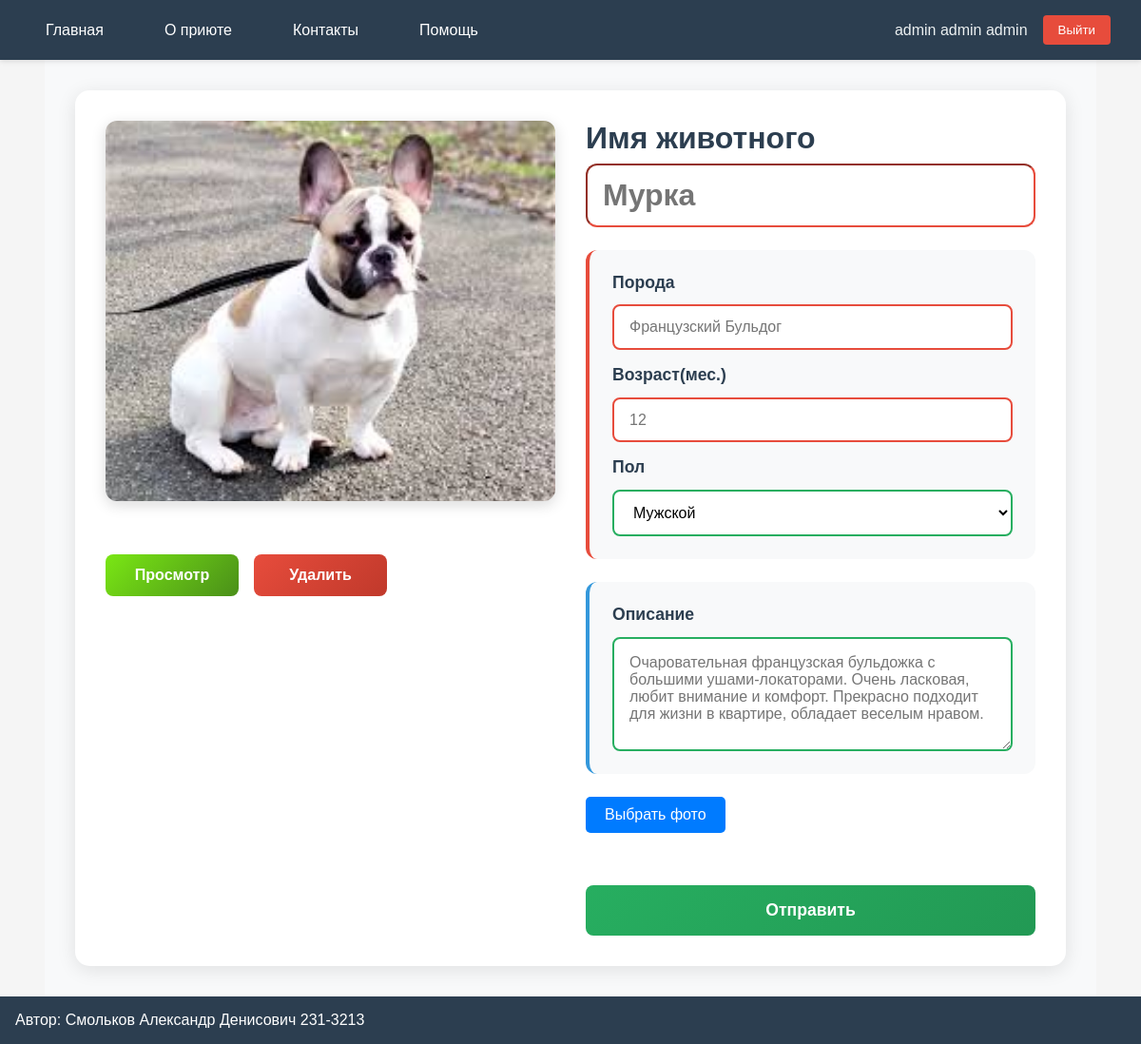
Screenshot of /animal_edit/2 (signed in) with the database file from the repository.
### app/views.py (models this page shows)
class User(Base):
    __tablename__ = "User"
    login: Mapped[str] = mapped_column(String(length=50), primary_key=True, nullable=False)
    password: Mapped[str] = mapped_column(String(length=255), nullable=False)
    last_name: Mapped[str]  = mapped_column(String(length=100), nullable=False)
    first_name: Mapped[str] = mapped_column(String(length=100), nullable=False)
    father_name: Mapped[str] = mapped_column(String(length=100))

class Animal_image(Base):
    __tablename__ = "Animal_image"
    file_name: Mapped[str]  = mapped_column(String(length=255), primary_key=True, nullable=False)
    file_type: Mapped[str]  = mapped_column(String(length=100), nullable=False)
    animal_id: Mapped[int] = mapped_column(ForeignKey("Animal.id"), nullable=False)

class Animal(Base):
    __tablename__ = "Animal"
    id: Mapped[int] = mapped_column(primary_key=True, autoincrement=True)
    name: Mapped[str]  = mapped_column(String(length=100), nullable=False)
    description: Mapped[str] = mapped_column(Text, nullable=False)
    age: Mapped[int] = mapped_column(Integer, nullable=False)
    breed: Mapped[str] = mapped_column(String(length=100), nullable=False)
    sex: Mapped[str] = mapped_column(String(length=10), nullable=False)
    request_count: Mapped[int] = mapped_column(Integer, default=0, nullable=False)
    status: Mapped[str] = mapped_column(String(length=50), nullable=False)

### app/views.py (the view, shortened to what this page needs)
@app.route('/animal_edit/<int:animal_id>', methods=['GET', 'POST'])
@login_required
@role_required('moderator')
def animal_edit(animal_id):
    animal = get_animal_by_id(animal_id)
    error = None
    animal_images = get_animal_images_by_id(animal_id)
    return render_template('animal_edit.html',
                        animal=animal,
                        animal_images=animal_images,
                        get_user_role_by_login=get_user_role_by_login)

### app/views.py (called while the page is built)
def get_user_role_by_login(login):
    try:
        with Session() as session:
            role = session.get(User_role, login)
            if not role:
                return None
            return role.name
    except Exception as e:
        flash(f"Database error: {str(e)}")
        return None

def get_animal_images_by_id(animal_id):
    try:
        with Session() as session:
            animal_images = session.query(Animal_image)#.filter_by(animal_id=animal_id).first()
            res = []
            if not animal_images:
                default_image = Animal_image(
                file_name='default.jpg',
                file_type='jpeg',
                animal_id=animal_id)
                res.append(default_image)
            else:
                for animal_image in animal_images:
                    if animal_image.animal_id == animal_id:
                        res.append(animal_image)
            return res
    except Exception as e:
        flash(f"Database error: {str(e)}")
        return None

def get_user_by_login(login):
    try:
        with Session() as session:
            user = session.get(User, login)
            if not user:
                return None
            return user
    except Exception as e:
        flash(f"Database error: {str(e)}")
        return None

def get_animal_by_id(animal_id):
    try:
        with Session() as session:
            animal = session.get(Animal, animal_id)
            if animal:
                return animal
            else:
                return False
    except Exception as e:
        flash(f"Database error: {str(e)}")
        return False

def role_required(required_role):
    def decorator(f):
        @wraps(f)
        def decorated_function(*args, **kwargs):
            if get_user_role_by_login(current_user.user.login) == required_role or\
                required_role == 'user' and\
                    (get_user_role_by_login(current_user.user.login) == 'moderator' or\
                     get_user_role_by_login(current_user.user.login) == 'admin') or\
                required_role == 'moderator' and get_user_role_by_login(current_user.user.login) == 'admin':
                return f(*args, **kwargs)
            flash(f"Необходима роль {required_role}", 'error')
            return redirect(url_for('login'))
        return decorated_function
    return decorator

    @property
    def is_authenticated(self):
        return self.user is not None

### app/templates/animal_edit.html (shortened to what this page needs)
{% extends 'base.html' %}
{% block content %}
<link rel="stylesheet" href="{{ url_for('static', filename='animal.css') }}">
<main class="container">
    <div class="animal-card">
        <div class="animal-form">
            {% for animal_image in animal_images %}
            <img src="{{ url_for('static', filename='images/' + animal_image.file_name) }}" alt="{{ animal.name }}" class="animal-image">
            {% endfor %}
            <div class="animal-buttons">
                {% if current_user.is_authenticated %}
                    {% if get_user_role_by_login(current_user.user.login) == "moderator" or get_user_role_by_login(current_user.user.login) == "admin" %}
                        <a href="/animal_view/{{animal.id}}"><button class="btn-animal view-animal">Просмотр</button></a>
                    {% endif %}
                    {% if get_user_role_by_login(current_user.user.login) == "admin" %}
                        <a href="/animal_delete/{{animal.id}}"><button class="btn-animal delete-animal">Удалить</button></a>
                    {% endif %}
                {% endif %}
            </div>
        </div>
        <form class="animal-form" method="post" enctype="multipart/form-data">
            <div class="form-group">
                <label for="name" class="animal-name-label">Имя животного</label>
                <input class="animal-name"
                    type="text"
                    id="name"
                    name="name"
                    placeholder="{{ animal.name }}"
                    required>
            </div>
            <div class="animal-details">
                <div class="form-group">
                    <label for="breed" class="form-group-label">Порода</label>
                    <input class="animal-form"
                        type="text"
                        id="breed"
                        name="breed"
                        placeholder="{{ animal.breed }}"
                        required>
                </div>
                <div class="form-group">
                    <label for="age" class="form-group-label">Возраст(мес.)</label>
                    <input class="animal-form"
                        type="number"
                        id="age"
                        name="age"
                        placeholder="{{ animal.age }}"
                        required>
                </div>
                <div class="form-group">
                    <label for="sex" class="form-group-label">Пол</label>
                    <select class="animal-form" id="sex" name="sex">
                        <option value="Мужской">Мужской</option>
                    </select>
                </div>
            </div>
            <div class="description form-group">
                <label for="description" class="form-group-label">Описание</label>
                <textarea class="animal-description" name="description" id="description" placeholder="{{ animal.description }}"></textarea>
            </div>
            <fieldset class="image-section">
                <div class="image-upload-container">
                    <label for="images" class="upload-btn-label">Выбрать фото</label>
                </div>
            </fieldset>
            <button class="send-btn" type="submit">Отправить</button>
        </form>
    </div>
</main>
{% endblock %}

### app/templates/base.html (shortened to what this page needs)
<!DOCTYPE html>
<html lang="ru">
    <head>
        <link rel="stylesheet" href="{{ url_for('static', filename='base.css') }}">
    </head>
    <body>
        <nav class="navbar">
            <ul class="nav-links">
                <li><a href="/">Главная</a></li>
                <li><a href="/#about">О приюте</a></li>
                <li><a href="/#about">Контакты</a></li>
                <li><a href="/#about">Помощь</a></li>
            </ul>
            <div class="auth-section">
                {% if current_user.is_authenticated %}
                    <span class="user-info">
                    {{ current_user.user.last_name }} {{ current_user.user.first_name }} {{ current_user.user.father_name }}
                    </span>
                    <a href="/logout"><button class="btn btn-secondary">Выйти</button></a>
                {% else %}
                    <a href="/login"><button class="btn btn-primary">Войти</button></a>
                    <a href="/reg"><button class="btn btn-secondary">Регистрация</button></a>
                {% endif %}
            </div>
        </nav>
        {% block content %}{% endblock %}
        <footer class="footer">
            <p>Автор: Смольков Александр Денисович 231-3213</p>
        </footer>
    </body>
</html>

### app/static/base.css (style rules this page uses)
* { margin: 0; padding: 0; box-sizing: border-box; font-family: Arial, sans-serif; }
body { background-color: #f5f5f5; min-height: 100vh; display: flex; flex-direction: column; }
.navbar { background-color: #2c3e50; color: white; padding: 1rem 2rem; gap: 1rem; display: flex; justify-content: space-between; align-items: center; box-shadow: 0 2px 5px rgba(0,0,0,0.1); position: relative; z-index: 1001; }
.nav-links { display: flex; gap: 2rem; list-style: none; }
.nav-links a { color: white; text-decoration: none; padding: 0.5rem 1rem; border-radius: 4px; transition: background-color 0.3s; }
.auth-section { display: flex; align-items: center; gap: 1rem; }
.user-info { color: #ecf0f1; }
.btn { padding: 0.5rem 1rem; border: none; border-radius: 4px; cursor: pointer; text-decoration: none; display: inline-block; transition: background-color 0.3s; }
.btn-secondary { background-color: #e74c3c; color: white; }
.footer { background-color: #2c3e50; color: white; text-align: left; padding: 1rem; margin-top: auto; }

### app/static/animal.css (style rules this page uses)
.container { max-width: 1200px; margin: 0 auto; padding: 2rem; font-family: 'Arial', sans-serif; background-color: #f8f9fa; min-height: 80vh; }
.animal-card { display: grid; grid-template-columns: 1fr 1fr; gap: 2rem; background: white; border-radius: 15px; box-shadow: 0 4px 20px rgba(0, 0, 0, 0.1); overflow: hidden; padding: 2rem; margin: 0 auto; max-width: 1200px; transition: box-shadow 0.3s ease; }
.animal-image { width: 100%; height: 400px; object-fit: cover; border-radius: 12px; box-shadow: 0 4px 15px rgba(0, 0, 0, 0.15); transition: transform 0.3s ease; }
fieldset { border: none; }
.animal-form, .image-section { display: flex; flex-direction: column; gap: 1.5rem; }
.image-upload-container { position: relative; }
.upload-btn-label { display: inline-block; padding: 10px 20px; background: #007bff; color: white; border: none; border-radius: 5px; cursor: pointer; text-align: center; }
.form-group { display: flex; flex-direction: column; gap: 0.5rem; }
.animal-name-label { font-size: 2rem; font-weight: bold; color: #2c3e50; }
.animal-name { font-size: 2rem; font-weight: bold; color: #2c3e50; padding: 0.8rem 1rem; border-radius: 12px; background: white; }
.form-group-label { font-size: 1.1rem; font-weight: 600; color: #2c3e50; margin-bottom: 0.3rem; }
.animal-contacts, .animal-details { display: flex; flex-direction: column; gap: 1rem; background: #f8f9fa; padding: 1.5rem; border-radius: 12px; border-left: 4px solid #e74c3c; }
.animal-contacts input, .animal-details input, .animal-details select { padding: 0.8rem 1rem; border: 2px solid #bdc3c7; border-radius: 8px; font-size: 1rem; background: white; transition: all 0.3s ease; }
.description { background: #f8f9fa; padding: 1.5rem; border-radius: 12px; border-left: 4px solid #3498db; }
.animal-description { width: 100%; height: 120px; padding: 1rem; border: 2px solid #bdc3c7; border-radius: 8px; font-size: 1rem; font-family: 'Arial', sans-serif; resize: vertical; background: white; transition: all 0.3s ease; }
.send-btn { background: linear-gradient(135deg, #27ae60, #229954); color: white; border: none; padding: 1rem 2rem; border-radius: 8px; font-size: 1.1rem; font-weight: 600; cursor: pointer; transition: all 0.3s ease; width: 100%; margin-top: 1rem; }
.animal-buttons { display: flex; gap: 1rem; margin-top: 2rem; flex-wrap: wrap; }
.btn-animal { padding: 0.8rem 1.5rem; border: none; border-radius: 8px; font-size: 1rem; font-weight: 600; cursor: pointer; transition: all 0.3s ease; text-decoration: none; display: inline-block; text-align: center; min-width: 140px; }
.view-animal { background: linear-gradient(135deg, #7ae714, #4a8f19); color: white; }
.delete-animal { background: linear-gradient(135deg, #e74c3c, #c0392b); color: white; }
input:invalid, select:invalid, textarea:invalid { border-color: #e74c3c; }
input:valid, select:valid, textarea:valid { border-color: #27ae60; }

### rows the page displays
User: user.last_name "admin", user.first_name "admin", user.father_name "admin"
Animal_image: file_name (picture)
Animal: name "Мурка", breed "Французский Бульдог", age "12", description "Очаровательная французская бульдожка с большими ушами-локаторами. Очень ласковая, любит внимание и комфорт. Прекрасно подходит для жизни в квартире, обладает веселым нравом."
